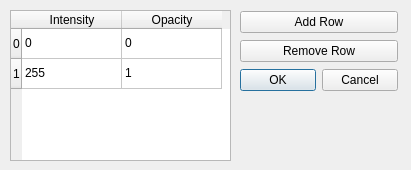
<?xml version="1.0" encoding="UTF-8"?>
<ui version="4.0">
 <class>dialog_opacity</class>
 <widget class="QDialog" name="dialog_opacity">
  <property name="geometry">
   <rect>
    <x>0</x>
    <y>0</y>
    <width>411</width>
    <height>170</height>
   </rect>
  </property>
  <property name="windowTitle">
   <string>OPacity Function</string>
  </property>
  <widget class="QTableWidget" name="opatable">
   <property name="geometry">
    <rect>
     <x>10</x>
     <y>10</y>
     <width>221</width>
     <height>151</height>
    </rect>
   </property>
   <row>
    <property name="text">
     <string>0</string>
    </property>
   </row>
   <row>
    <property name="text">
     <string>1</string>
    </property>
   </row>
   <column>
    <property name="text">
     <string>Intensity</string>
    </property>
   </column>
   <column>
    <property name="text">
     <string>Opacity</string>
    </property>
   </column>
   <item row="0" column="0">
    <property name="text">
     <string>0</string>
    </property>
   </item>
   <item row="0" column="1">
    <property name="text">
     <string>0</string>
    </property>
   </item>
   <item row="1" column="0">
    <property name="text">
     <string>255</string>
    </property>
   </item>
   <item row="1" column="1">
    <property name="text">
     <string>1</string>
    </property>
   </item>
  </widget>
  <widget class="QWidget" name="">
   <property name="geometry">
    <rect>
     <x>240</x>
     <y>10</y>
     <width>158</width>
     <height>83</height>
    </rect>
   </property>
   <layout class="QVBoxLayout" name="verticalLayout">
    <item>
     <widget class="QPushButton" name="Addrow">
      <property name="text">
       <string>Add Row</string>
      </property>
     </widget>
    </item>
    <item>
     <widget class="QPushButton" name="Removerow">
      <property name="text">
       <string>Remove Row</string>
      </property>
     </widget>
    </item>
    <item>
     <widget class="QDialogButtonBox" name="bboxopa">
      <property name="orientation">
       <enum>Qt::Horizontal</enum>
      </property>
      <property name="standardButtons">
       <set>QDialogButtonBox::Cancel|QDialogButtonBox::Ok</set>
      </property>
     </widget>
    </item>
   </layout>
  </widget>
 </widget>
 <resources/>
 <connections>
  <connection>
   <sender>bboxopa</sender>
   <signal>accepted()</signal>
   <receiver>dialog_opacity</receiver>
   <slot>accept()</slot>
   <hints>
    <hint type="sourcelabel">
     <x>248</x>
     <y>254</y>
    </hint>
    <hint type="destinationlabel">
     <x>157</x>
     <y>274</y>
    </hint>
   </hints>
  </connection>
  <connection>
   <sender>bboxopa</sender>
   <signal>rejected()</signal>
   <receiver>dialog_opacity</receiver>
   <slot>reject()</slot>
   <hints>
    <hint type="sourcelabel">
     <x>316</x>
     <y>260</y>
    </hint>
    <hint type="destinationlabel">
     <x>286</x>
     <y>274</y>
    </hint>
   </hints>
  </connection>
 </connections>
</ui>
